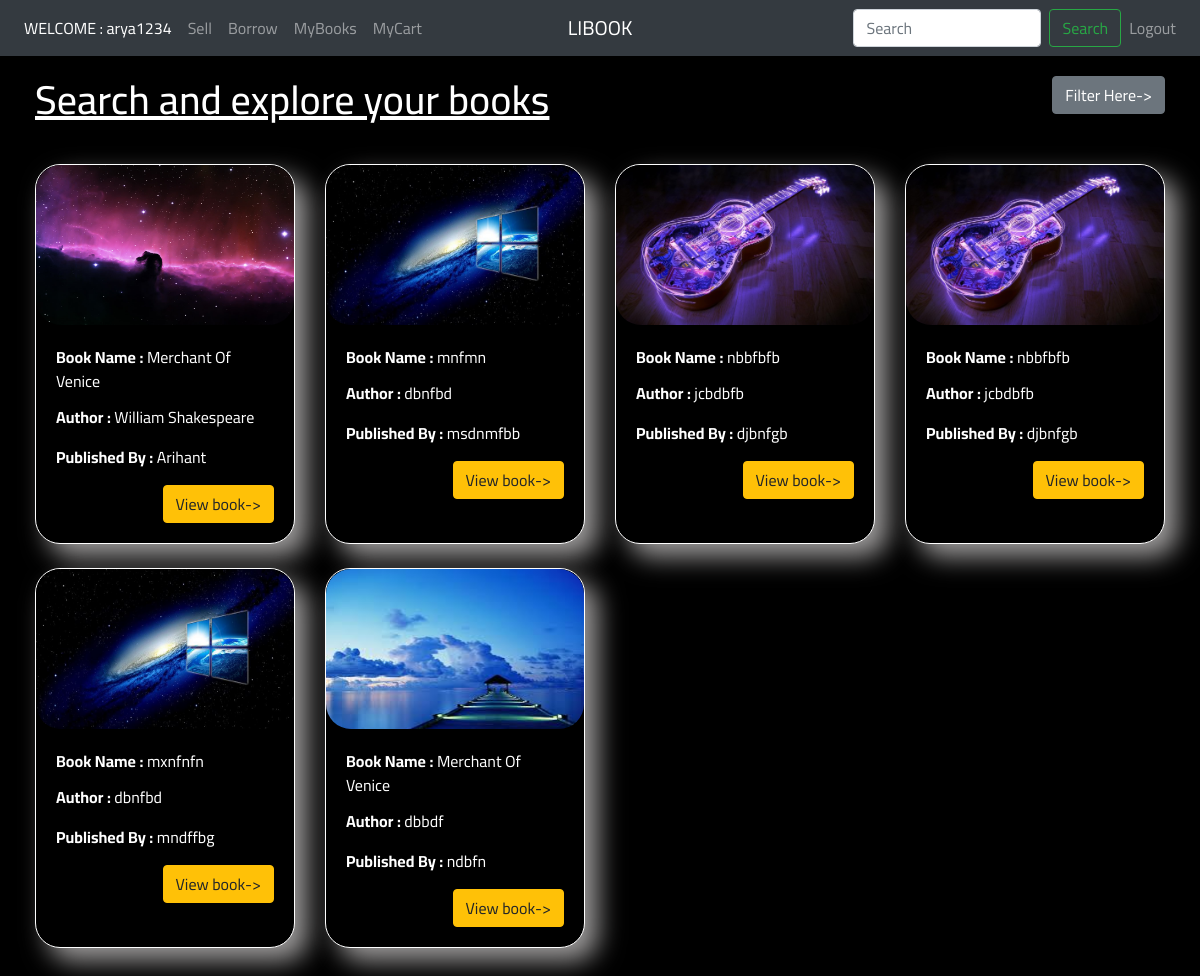
The app's page /borrow/ (signed in) with its own data.
### book_app/models.py (models this page shows, shortened)
class Sell(models.Model):
    owner=models.ForeignKey(User, on_delete=models.CASCADE)
    book_name=models.CharField('Book Name',max_length=200, help_text="Enter the book name")
    author=models.CharField('Author',max_length=200, help_text="Enter the book's author name")
    published_by=models.CharField('Published By',max_length=200)
    FIRSTHAND='Firsthand'
    SECONDHAND='Secondhand'
    TYPE_CHOICES=[
        ('Firsthand','Firsthand'),
        ('Secondhand','Secondhand'),
    ]
    TAG_CHOICES=[
        ('ACTION','Action'),
        ('THRILLER','Thriller'),
        ('ART','Art'),
        ('ROMANCE','Romance'),
        ('FAIRYTALE','Fairytale'),
        ('TRUE CRIME','True_crime'),
        ('DRAMA','Drama'),
        ('DIARY','Diary'),
        ('COMIC','Comic'),
        ('HISTORY','History'),
        ('HORROR','Horror')
    ]
    DIS_CHOICES=[
        ('40%','40%'),
        ('50%','50%'),
        ('60%','60%'),
        ('70%','70%'),
        ('80%','80%'),
        ('90%','90%'),
        ('100%','100%')
    ]
    tags=models.CharField('Tag',max_length=20, choices=TAG_CHOICES)
    types=models.CharField('Type',max_length=30, choices=TYPE_CHOICES, default=SECONDHAND)
    price=models.DecimalField('Price',max_digits=10, decimal_places=2, help_text="Enter the book's price")
    discount=models.CharField('Discount',max_length=20, choices=DIS_CHOICES, default='40%')
    pin_code=models.CharField('Pincode', max_length=6, validators=[MinLengthValidator(6)], help_text="Enter the pincode of your suitable area to sell")
    description=models.TextField('Description',max_length=300, help_text="Please add if any extra info is there for the book", null=True)
    photo = models.ImageField('Photo Of Book',upload_to='photos/',blank=True,null=True)

### book_app/views.py (the view)
# urls.py: path('borrow/', views.borrow, name='borrow'),
@login_required
def borrow(request):
    curr_user=custom_user.objects.get(userlink=request.user)
    books=Sell.objects.filter(pin_code=curr_user.user_pin).exclude(owner=request.user)
    return render(request,'borrow.html',{'books':books})

### book_app/templates/borrow.html (shortened to what this page needs)
{% extends "base.html" %}
{% load static %}
{% block content %}
<link rel="stylesheet" href="{% static '/css/borrow.css' %}">
<div id="wrapper">
  <div id="page-content-wrapper">
    <div class="container-fluid">
      <a href="#menu-toggle" class="btn btn-secondary float-right" id="menu-toggle">Filter Here-></a>
      <h1 style="margin-bottom:40px;color:white;"><u>Search and explore your books</u></h1>
      <div class="row row-cols-1 row-cols-sm-2 row-cols-md-3 row-cols-lg-4">
        {% for book in books %}
          <div class="col mb-4">
            <div class="card h-100" style="filter: drop-shadow(13px 13px 13px #9c9a9a); border-radius:25px; background-color:black; border: 1px solid white; color:white;">
              <img src="{{ book.photo.url }}" class="card-img-top" style="height: 10rem; border-radius:25px;" alt="{{book.book_name}}">
              <div class="card-body">
                <p class="card-title"><b>Book Name :</b> {{book.book_name}}</p>
                <p class="card-text"><b>Author :</b> {{book.author}}</p>
                <p class="card-text"><b>Published By :</b> {{book.published_by}}</p>
                <a class="btn btn-warning" style="float:right;" href="{% url 'book_detail' book.id %}">View book-></a>
              </div>
            </div>
          </div>
        {% endfor %}
      </div>
    </div>
  </div>
</div>
{% endblock %}

### book_app/templates/base.html (shortened to what this page needs)
{% load static %}
<!DOCTYPE html>
<html lang="en" dir="ltr">
  <head>
    <link rel="stylesheet" href="https://cdn.jsdelivr.net/npm/bootstrap@4.5.3/dist/css/bootstrap.min.css">
    <link rel="stylesheet" href="{% static '/css/base.css' %}">
  </head>
  <body style="font-family: 'Cairo', sans-serif;">
    <nav class="navbar navbar-expand-md navbar-dark bg-dark">
        <div class="navbar-collapse collapse w-100 order-1 order-md-0 dual-collapse2">
            <ul class="navbar-nav mr-auto">
                {% if user.is_authenticated %}
                <li class="nav-item active">
                    <a class="nav-link disabled" href="#">WELCOME : {{user}}</a>
                </li>
                <li class="nav-item">
                    <a class="nav-link" href="{% url "sell" %}">Sell</a>
                </li>
                <li class="nav-item">
                    <a class="nav-link" href="{% url "borrow" %}">Borrow</a>
                </li>
                <li class="nav-item">
                    <a class="nav-link" href="{% url "all_sell_items" %}">MyBooks</a>
                </li>
                <li class="nav-item">
                    <a class="nav-link" href="{% url "all_cart_items" %}">MyCart</a>
                </li>
                {% else %}
                <li class="nav-item active">
                    <a class="nav-link disabled" href="#">WELCOME</a>
                </li>
                {% endif %}
            </ul>
        </div>
        <div class="mx-auto order-0">
            {% if user.is_authenticated %}
            <a class="navbar-brand mx-auto disabled" href="{% url "home" %}">LIBOOK</a>
            {% endif %}
        </div>
        <div class="navbar-collapse collapse w-100 order-3 dual-collapse2">
            <ul class="navbar-nav ml-auto">
              {% if user.is_authenticated %}
              <form class="form-inline my-2 my-lg-0" action="{% url 'search' %}" method="GET">
                  <input class="form-control mr-sm-2" type="search" name="search_title" placeholder="Search" aria-label="Search">
                  <button class="btn btn-outline-success my-2 my-sm-0" type="submit">Search</button>
              </form>
              <li class="nav-item">
                  <a class="nav-link" href="{% url "logoutpage" %}">Logout</a>
              </li>
              {% endif %}
            </ul>
        </div>
    </nav>
   {% block content %}
   {% endblock %}
  </body>
</html>

### static/css/borrow.css (style rules this page uses)
body { background-color: black; overflow-x: hidden; }
#wrapper { padding-right: 0; -webkit-transition: all 0.5s ease; -moz-transition: all 0.5s ease; -o-transition: all 0.5s ease; transition: all 0.5s ease; }
#page-content-wrapper { width: 100%; position: absolute; padding: 15px; }
@media (min-width: 768px) { #wrapper { padding-right: 0; } }
@media (min-width: 768px) { #page-content-wrapper { padding: 20px; position: relative; } }

### records on screen
Sell: photo (picture), book_name "Merchant Of Venice", author "William Shakespeare", published_by "Arihant"
Sell: photo (picture), book_name "mnfmn", author "dbnfbd", published_by "msdnmfbb"
Sell: photo (picture), book_name "nbbfbfb", author "jcbdbfb", published_by "djbnfgb"
Sell: photo (picture), book_name "nbbfbfb", author "jcbdbfb", published_by "djbnfgb"
Sell: photo (picture), book_name "mxnfnfn", author "dbnfbd", published_by "mndffbg"
Sell: photo (picture), book_name "Merchant Of Venice", author "dbbdf", published_by "ndbfn"

### other values on screen
{{ user }} "arya1234"
